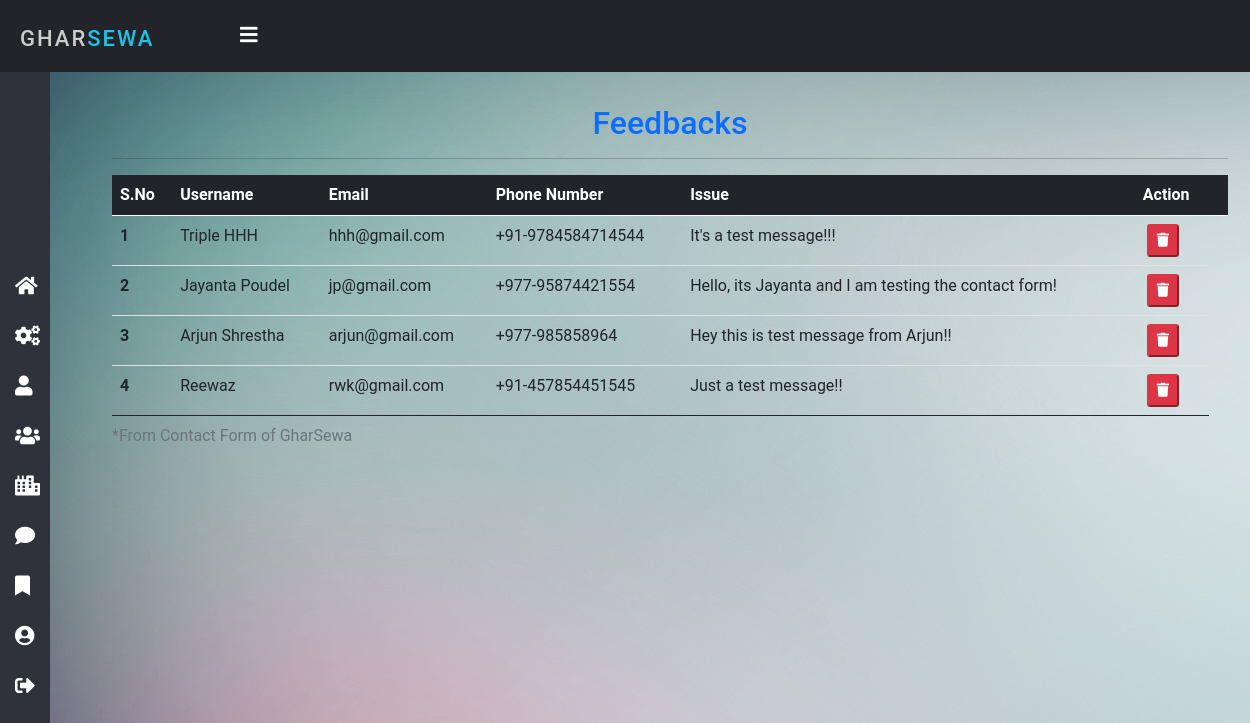
The page /feedback/ (signed in) on the database as committed earlier.
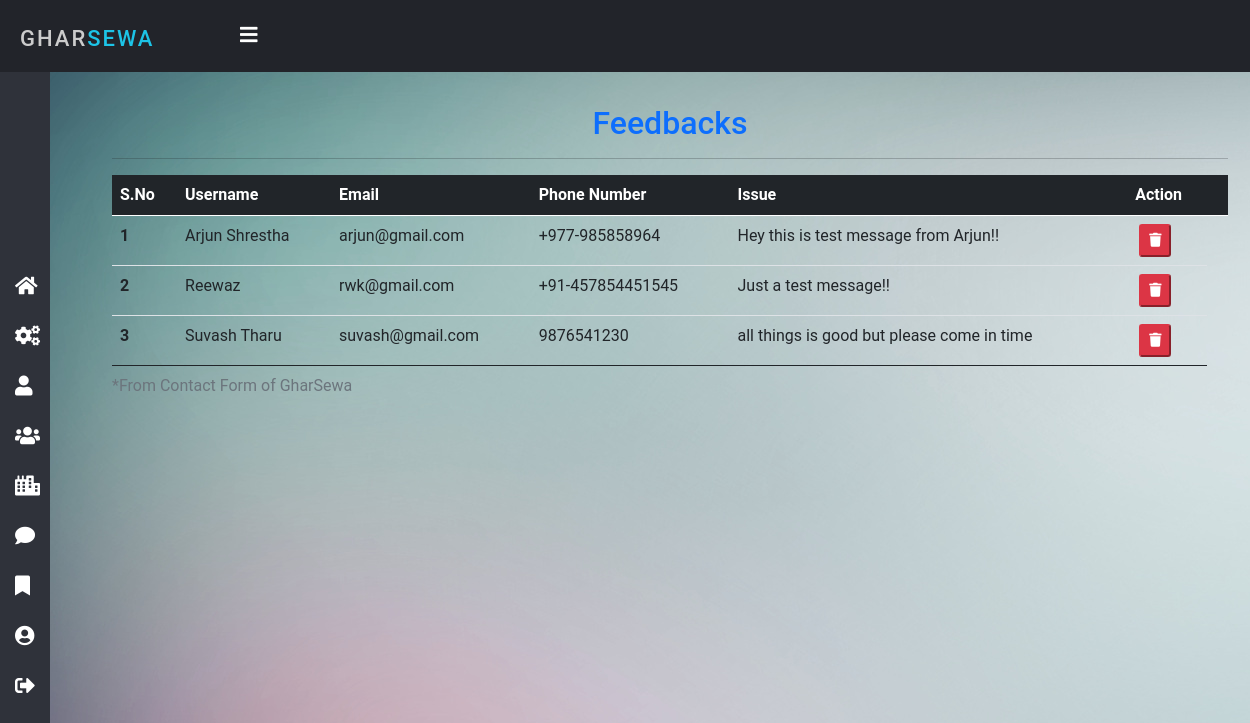
The same page on the database as committed later.
### home/models.py (models this page shows, shortened)
class Contact(models.Model):
    sno = models.AutoField(primary_key=True)
    name = models.CharField(max_length=100)
    email = models.CharField(max_length=50)
    phone = models.CharField(max_length=15)
    content = models.TextField()
    timeStamp = models.DateField(auto_now_add=True, blank=True)

### home/views.py (the view)
# urls.py: path('feedback/', views.feedback, name='feedback'),
@login_required(login_url='login')
def feedback(request):
    if not request.user.is_staff:
        return redirect('error')
    msg = Contact.objects.all()
    return render(request, 'admin/feedback.html', {'msg': msg})

### templates/admin/feedback.html (shortened to what this page needs)
{% extends 'admin/admin_nav.html' %}
{% block body %}
<div class="container my-4">
    <h2 class="text-center text-primary">Feedbacks</h2>
    <hr>
    <div>
        <table class="table table-hover">
            <thead class="table-dark text-white">
                <tr>
                    <th scope="col">S.No</th>
                    <th scope="col">Username</th>
                    <th scope="col">Email</th>
                    <th scope="col">Phone Number</th>
                    <th scope="col">Issue</th>
                    <th scope="col">Action</th>
                    <th></th>
                </tr>
            </thead>
            <tbody>
                {% for i in msg %}
                <tr>
                    <th scope="row">{{forloop.counter}}</th>
                    <td>{{i.name}}</td>
                    <td>{{i.email}}</td>
                    <td>{{i.phone}}</td>
                    <td>{{i.content}}</td>
                    <td>
                        <a href="{% url 'deleteFeedback' i.sno %}" class="m-1">
                            <button class="btn-sm btn-danger"
                                onclick="return confirm('Do you want to delete this feedback?')">
                                <i class="fas fa-trash"></i>
                            </button>
                        </a>
                    </td>
                </tr>
                {% endfor %}
                <caption>*From Contact Form of GharSewa</caption>
            </tbody>
        </table>
    </div>
</div>
{% endblock %}

Rows that differ between the two databases and show on the page:
removed Contact: name "Triple HHH", email "hhh@gmail.com", phone "+91-9784584714544", content "It's a test message!!!"
removed Contact: name "Jayanta Poudel", email "jp@gmail.com", phone "+977-95874421554", content "Hello, its Jayanta and I am testing the contact form!"
added Contact: name "Suvash Tharu", email "suvash@gmail.com", phone "9876541230", content "all things is good but please come in time"
